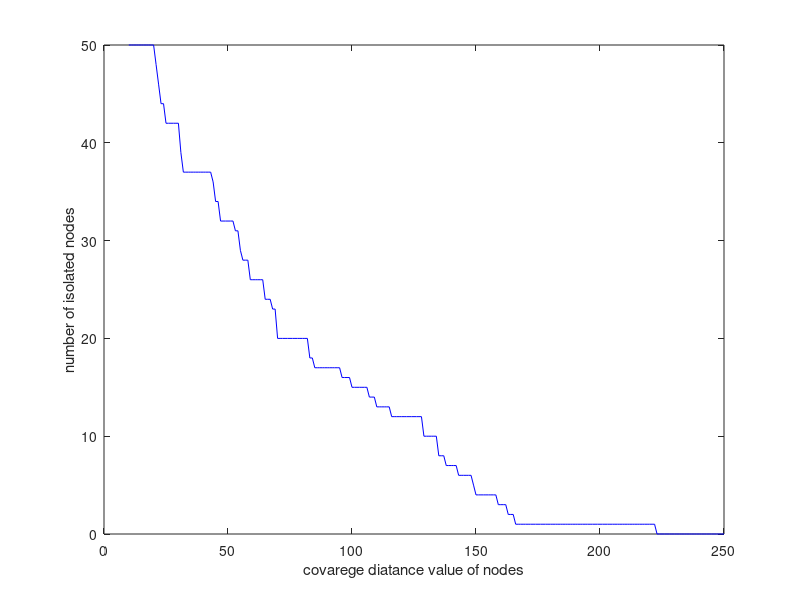

Write the MATLAB code that produced this figure.

data = load('lab1data.txt');
x_axis = data(:,1);  %extract the first column for x axis
y_axis = data(:,2);  %extract the second column for x axis
node = [];
for n=10:1:250  %the coverage value of nodes starts at 10,end at 250
isolated_number = 0;
    for i = 1:1:length(x_axis)
        neighbor_number = 0;
        for j = 1:1:length(x_axis)
            if (x_axis(j)-x_axis(i))^2 + (y_axis(j)-y_axis(i))^2 <= n^2
                neighbor_number = neighbor_number + 1;
            end
        end
        if neighbor_number == 1  %this value is definately bigger than 0 (counting itself)
            isolated_number= isolated_number+1; 
        end
    end
    node=[node,isolated_number];
end
diatance_value = 10:1:250;
plot(diatance_value,node,'-b');
xlabel('covarege diatance value of nodes');
ylabel('number of isolated nodes');